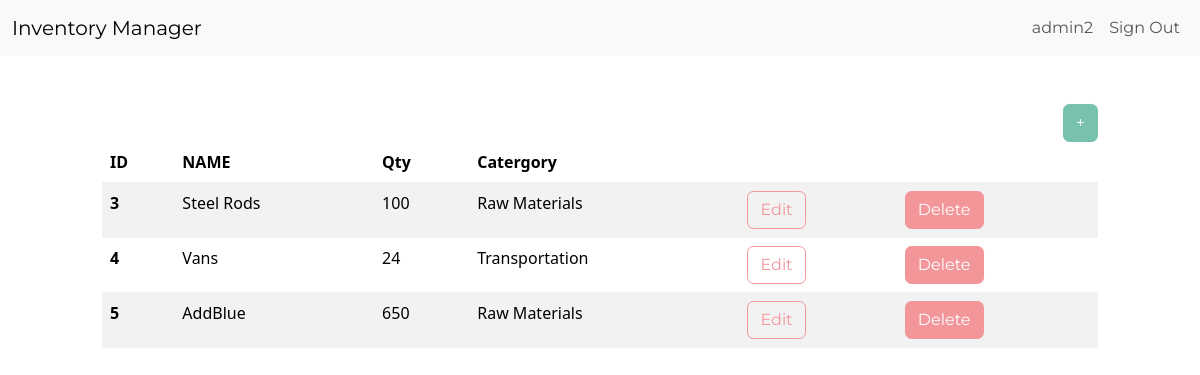
/dashboard/ (signed in), run on the app's committed database.
### inventory/models.py (models this page shows, shortened)
class InventoryItem(models.Model):
	name = models.CharField(max_length=200)
	quantity = models.IntegerField()
	category = models.ForeignKey('Category', on_delete=models.SET_NULL, blank=True, null=True)
	date_created = models.DateTimeField(auto_now_add=True)
	user = models.ForeignKey(User, on_delete=models.CASCADE)

class Category(models.Model):
	name = models.CharField(max_length=200)
	class Meta:
		verbose_name_plural = 'categories'

### inventory/views.py (the view)
# urls.py: path('dashboard/', Dashboard.as_view(), name='dashboard'),
class Dashboard(LoginRequiredMixin, View):
	def get(self, request):
		items = InventoryItem.objects.filter(user=self.request.user.id).order_by('id')
		low_inventory = InventoryItem.objects.filter(
			user=self.request.user.id,
			quantity__lte=LOW_QUANTITY
		)
		if low_inventory.count() > 0:
			if low_inventory.count() > 1:
				messages.error(request, f'{low_inventory.count()} items have low inventory')
			else:
				messages.error(request, f'{low_inventory.count()} item has low inventory')
		low_inventory_ids = InventoryItem.objects.filter(
			user=self.request.user.id,
			quantity__lte=LOW_QUANTITY
		).values_list('id', flat=True)
		return render(request, 'inventory/dashboard.html', {'items': items, 'low_inventory_ids': low_inventory_ids})

### inventory/templates/inventory/dashboard.html (shortened to what this page needs)
{% extends 'inventory/base.html' %}
{% block content %}
    <div class ="row">
        <div class = "col-md-10 col-12 mx-auto mt-5">
            <div class="d-flex justify-content-end ">
                <a href = "{% url 'add-item' %}" class="btn btn-primary">+</a>
            </div>
            <table class ="table table-hover table-striped">
                <thead>
                    <tr>
                        <th scope ="col">ID</th>
                        <th scope ="col">NAME</th>
                        <th scope ="col">Qty</th>
                        <th scope ="col">Catergory</th>
                        <th scope ="col"></th>
                        <th scope ="col"></th>
                    </tr>
                </thead>
                <tbody>
                    {% for item in items %}
                    <tr>
						<th scope="row">{{ item.id }}</th>
						<td>{{ item.name }}</td>
                        <td>{{ item.quantity }}</td>
                        <td>{{ item.category.name }}</td>
                        <td><a href="{% url 'edit-item' item.id %}" class="btn btn-outline-secondary">Edit</a></td>
                        <td><a href="{% url 'delete-item' item.id %}" class="btn btn-secondary">Delete</a></td>
                    </tr>
					{% endfor %}
                </tbody>
            </table>
        </div>
    </div>
{% endblock content %}

### inventory/templates/inventory/base.html (shortened to what this page needs)
<!DOCTYPE html>
<html lang="en">
<head>
	<link href="https://bootswatch.com/5/minty/bootstrap.min.css" rel="stylesheet">
</head>
<body>
	{% include 'inventory/navigation.html' %}
	{% block content %}
	{% endblock content %}
</body>
</html>

### inventory/templates/inventory/navigation.html (shortened to what this page needs)
<nav class="navbar navbar-expand-lg bg-light">
	<div class="container-fluid">
		<a class="navbar-brand" href="{% url 'index' %}">Inventory Manager</a>
		<div class="collapse navbar-collapse justify-content-end" id="navbarNav">
			<ul class="navbar-nav">
				{% if user.is_authenticated %}
					<li class="nav-item">
						<a class="nav-link" href="#">{{ user.username }}</a>
					</li>
					<li class="nav-item">
						<a class="nav-link" href="{% url 'logout' %}">Sign Out</a>
					</li>
				{% endif %}
			</ul>
		</div>
	</div>
</nav>

### data on the page
InventoryItem: id "3", name "Steel Rods", quantity "100", category.name "Raw Materials"
InventoryItem: id "4", name "Vans", quantity "24", category.name "Transportation"
InventoryItem: id "5", name "AddBlue", quantity "650", category.name "Raw Materials"

### other printed values
{{ user.username }} "admin2"
